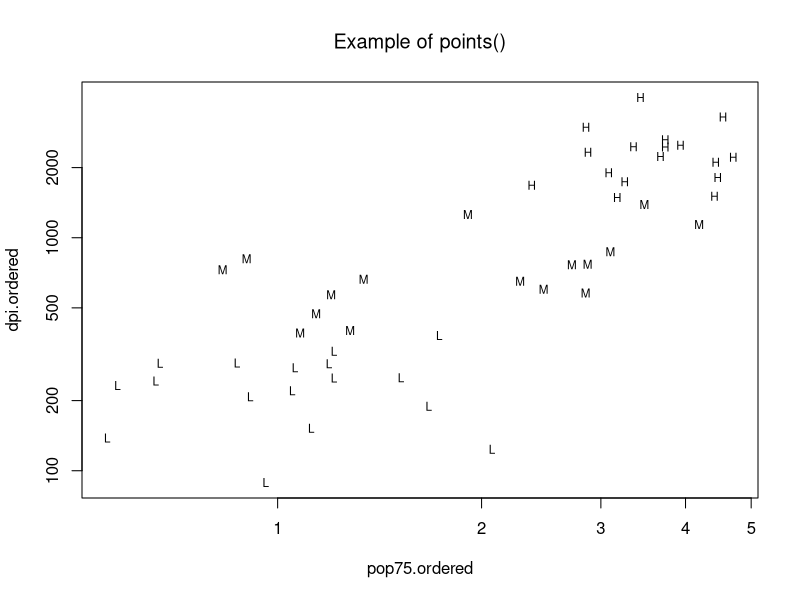

This chart was generated by the following R code:
ord = order( 
  LifeCycleSavings$pop75
)
pop75.ordered = LifeCycleSavings$pop75[ ord ]
dpi.ordered = LifeCycleSavings$dpi[ ord ]

tri1 = quantile( dpi.ordered, 0.33)
tri2 = quantile( dpi.ordered, 0.67)

plot( 
  pop75.ordered, 
  dpi.ordered, 
  log="xy",
  main="Example of points()", 
  font.main=1,  
  type="n"
  )
points( 
  pop75.ordered, 
  dpi.ordered,
  pch=ifelse(
        dpi.ordered<=tri2,
        ifelse( 
          dpi.ordered<=tri1, 
          "L", 
          "M" 
          ), 
        "H" 
        ), 
  cex=0.7 
  )
